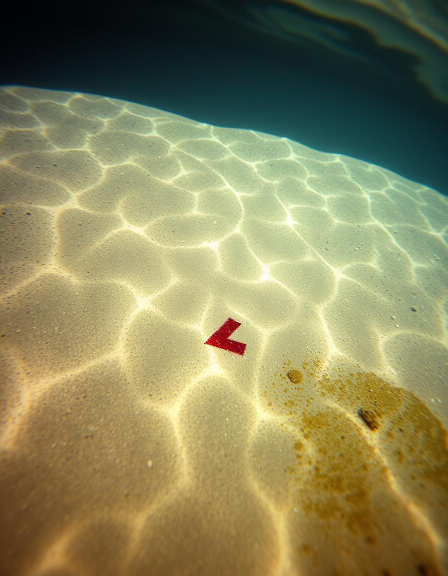
#> input picture red arrow 2.jpeg, 896 x 1152 px (shown at 1/2 size)
$ python task1uav.py
#> lines starting #> are read from the running program, lines starting #| are printed output that depends on the picture; after the words box and inside, x2 and y2 are one past the last pixel; in counts of white or black regions, pixels touching at a corner belong together; long printed decimals are rounded
import cv2
import numpy as np
import math as m


def processing_fofx(img):
    img_grey = img # cv2.cvtColor(img,cv2.COLOR_BGR2GRAY)
    img_blur = cv2.GaussianBlur(img_grey,(5,5),1)
    val=200
    img_canny = cv2.Canny(img_blur,val,val)
    kernel = np.ones((5,5))
    img_dialation = cv2.dilate(img_canny,kernel,iterations=2)
    img_erode = cv2.erode(img_dialation,kernel,iterations=1)
    img_lafinale = img_erode
    return img_lafinale

def get_contours(img):
    biggest_area = np.array([])
    max_area = 0
    contours,hierarchy = cv2.findContours(img,cv2.RETR_EXTERNAL,cv2.CHAIN_APPROX_NONE)
    for cnt in contours:
        area = cv2.contourArea(cnt)
        if area > 50:
            #cv2.drawContours(img_conture,cnt,-1,(255,0,200),3)
            peri = cv2.arcLength(cnt,False)
            approx = cv2.approxPolyDP(cnt,0.22*peri,False)
            if area > max_area and len(approx) == 3:
                biggest_area = approx
                max_area = area
    cv2.drawContours(img_conture,cnt,-1,(255,0,200),2)
    cv2.drawContours(og,cnt,-1,(255,0,200),2)
    return biggest_area

def drawings(x1,y1,x2,y2,color=(0,0,0)):
    cv2.line(og, (x1, y1), (x2, y2), color, thickness=10)
def avrage(xa,xb):
    p = (xa+xb)/2
    return(p)


path = "red arrow 2.jpeg"
main = cv2.imread(path)
#> main is the input picture: shape (1152, 896, 3); mean B, G, R 90.6, 132.5, 136
og = main
img = main
img_hsv=cv2.cvtColor(img, cv2.COLOR_BGR2HSV)
#> img_hsv: shape (1152, 896, 3); mean H, S, V 42.1, 118.6, 145
lower_red = np.array([0,50,50]) #example value
upper_red = np.array([10,255,255]) #example value
mask = cv2.inRange(img_hsv, lower_red, upper_red)
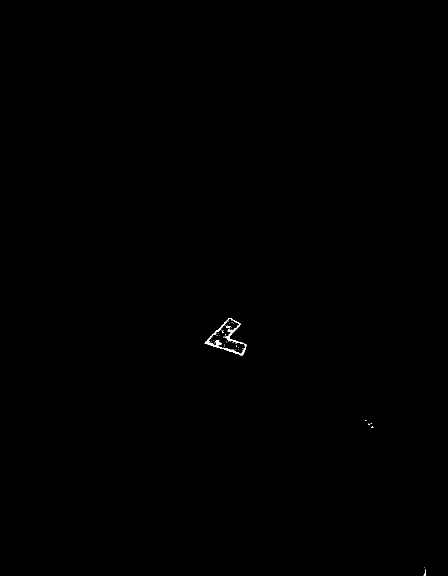
#> mask: shape (1152, 896) (shown at 1/2 size); 0.1% white; 53 white regions (50 under 20 px), largest, box (x1, y1, x2, y2) and area: (409, 636, 493, 711) 933, (452, 651, 462, 657) 33, (847, 1139, 852, 1152) 29
img_result = cv2.bitwise_and(img, img, mask=mask)
frame = img_result
img_conture = frame.copy()
frame = processing_fofx(frame)
#> in processing_fofx, `img_canny = cv2.Canny(img_blur,val,val)`: img_canny: shape (1152, 896); 0.07% white in thin lines or dots, all inside (x1, y1, x2, y2) = (410, 635, 747, 857)
#> in processing_fofx, `img_dialation = cv2.dilate(img_canny,kernel,iterations=2)`:
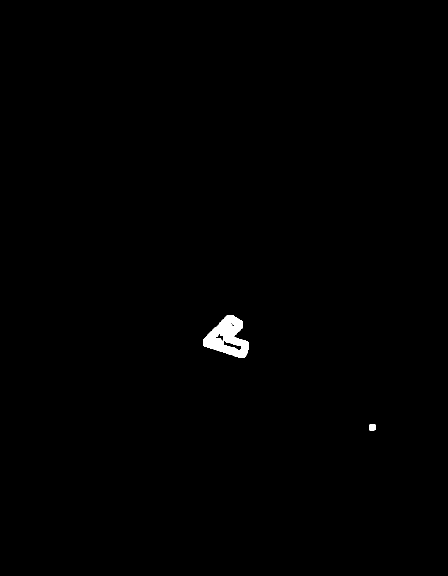
#> img_dialation: shape (1152, 896) (shown at 1/2 size); 0.43% white; 2 white regions, box (x1, y1, x2, y2) and area: (406, 631, 498, 716) 4338, (739, 849, 751, 861) 142
#> in processing_fofx, `img_erode = cv2.erode(img_dialation,kernel,iterations=1)`:
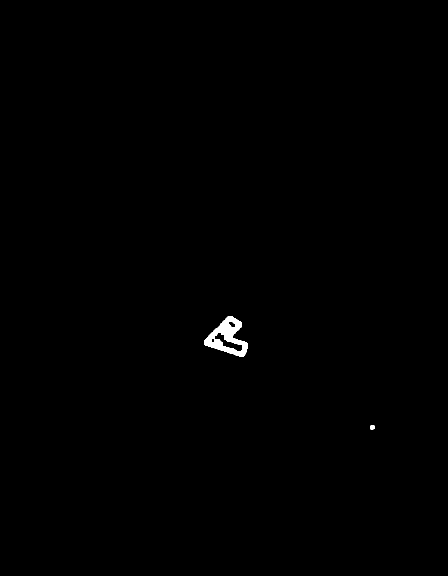
#> img_erode: shape (1152, 896) (shown at 1/2 size); 0.31% white; 2 white regions
big = get_contours(frame)
#> in get_contours, `contours,hierarchy = cv2.findContours(img,cv2.RETR_EXTERNAL,cv2.CHAIN_..`: contours = 2 contours; box (x1, y1, x2, y2) and area: (408, 633, 496, 714) 3804, (741, 851, 749, 859) 48
#> the loop in get_contours, `for cnt in contours:` made 2 passes
#> (area, peri, biggest_area, max_area) on pass 2: (3803.5, 302, [[455, 633], [487, 712], [456, 633]], 3803.5)
#> area on pass 1: 47.5
#> after the loop in get_contours, `for cnt in contours:`: max_area = 3803.5
#> in get_contours, `cv2.drawContours(img_conture,cnt,-1,(255,0,200),2)`:
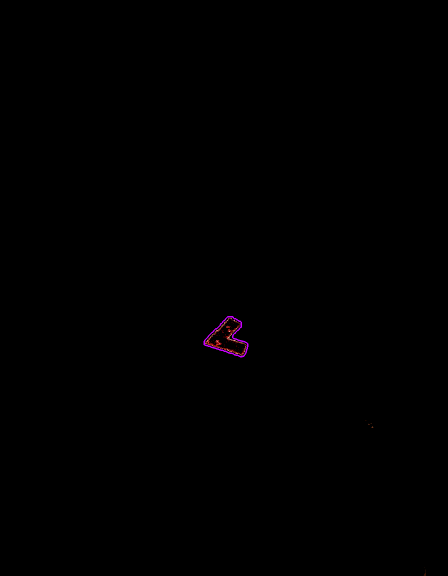
#> img_conture: shape (1152, 896, 3) (shown at 1/2 size); mean B, G, R 0.2, 0.1, 0.3
#> big = [[455, 633], [487, 712], [456, 633]]
coordinate = big.tolist()
#> coordinate = [[[455, 633]], [[487, 712]], [[456, 633]]]
point_1 = coordinate[0]
#> point_1 = [[455, 633]]
point_2 = coordinate[1]
#> point_2 = [[487, 712]]
point_3 = coordinate[2]
#> point_3 = [[456, 633]]
x1,y1 = point_1[0]
#> x1 = 455; y1 = 633
x2,y2 = point_2[0]
#> x2 = 487; y2 = 712
midpoint_x = round(avrage(x1,x2))
#> in avrage, `p = (xa+xb)/2`: p = 471
#> midpoint_x = 471
midpoint_y = round(avrage(y1,y2))
#> midpoint_y = 672
print(midpoint_x,midpoint_y,sep="     ")
#| 471     672
slope_perpendicular = (x2-x1)/(y2-y1)
#> slope_perpendicular = 0.405
x_mugen = 0
y_mugen = ((x_mugen - midpoint_x)*slope_perpendicular) - midpoint_y
#> y_mugen = -862.8
y_mugen = (round(y_mugen))*(-1)
#> y_mugen = 863
drawings(x1,y1,x2,y2,(0,255,0))
print(x_mugen,y_mugen,sep="     ")
#| 0     863
slope_final = m.degrees(m.atan(slope_perpendicular)) + 90
#> slope_final = 112.1
print('final angle    = ',slope_final)
#| final angle    =  112.051
drawings(x_mugen,y_mugen,midpoint_x,midpoint_y,(0,0,255))
drawings(468,0,469,1000)#refrence line
cv2.circle(og,(midpoint_x,midpoint_y),30,(0,0,0),5)
cv2.putText(og,str(slope_final),(160,600),cv2.FONT_HERSHEY_COMPLEX,0.8,(0,0,0),1)
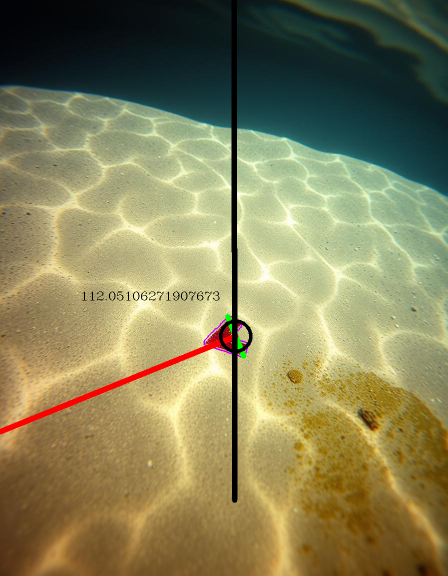
#> og: shape (1152, 896, 3) (shown at 1/2 size); mean B, G, R 88.7, 129.8, 134.3
cv2.imshow('main',img_conture)
cv2.imshow('finale',og)
cv2.waitKey(0)
